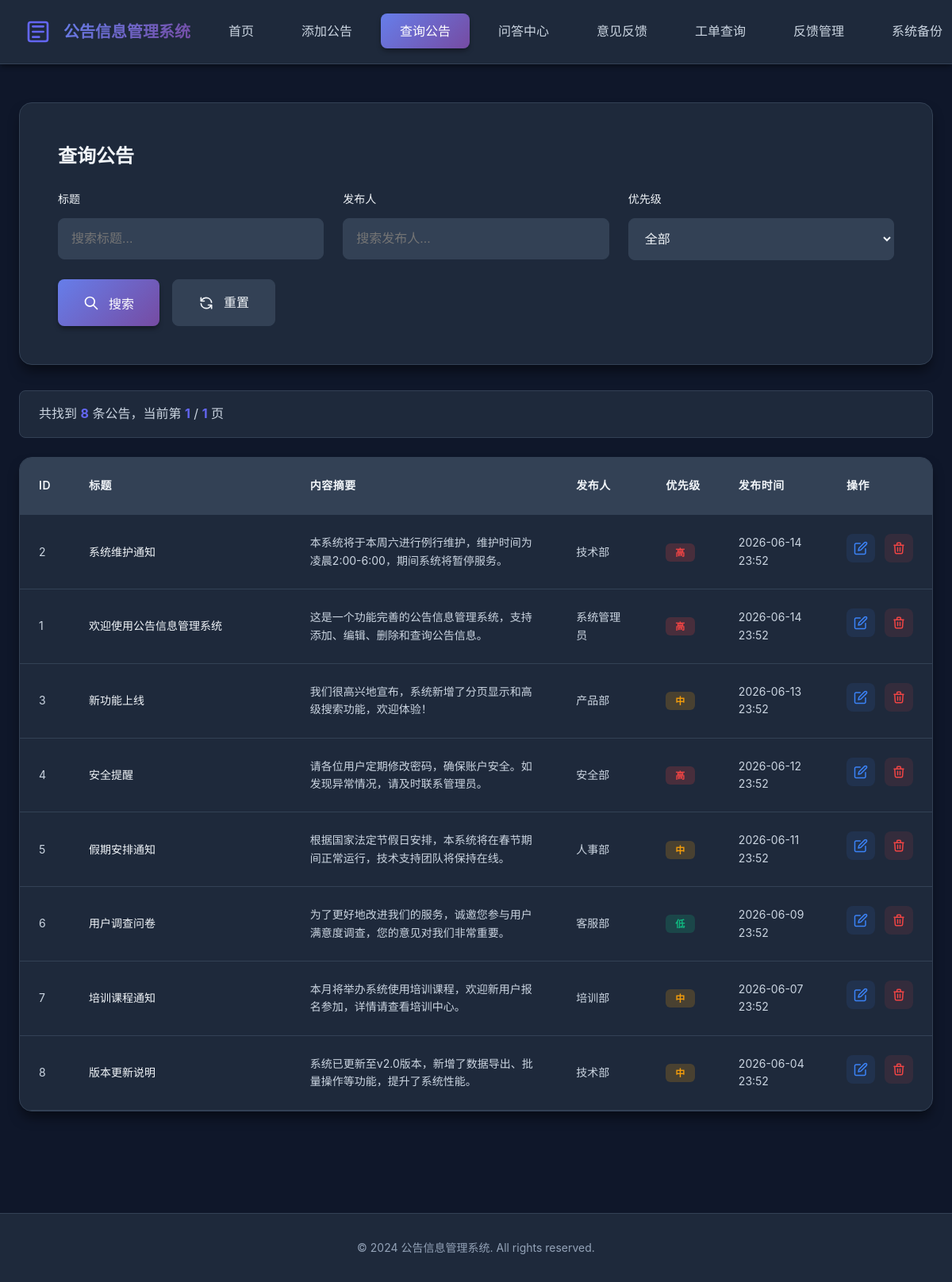
/search_notice.php, run on the app's committed database.
### tables this page shows
CREATE TABLE IF NOT EXISTS notices (
    id INT AUTO_INCREMENT PRIMARY KEY,
    title VARCHAR(255) NOT NULL COMMENT '公告标题',
    content TEXT NOT NULL COMMENT '公告内容',
    author VARCHAR(100) NOT NULL COMMENT '发布人',
    publish_date DATETIME DEFAULT CURRENT_TIMESTAMP COMMENT '发布时间',
    update_date DATETIME DEFAULT CURRENT_TIMESTAMP ON UPDATE CURRENT_TIMESTAMP COMMENT '更新时间',
    status ENUM('published', 'draft') DEFAULT 'published' COMMENT '状态',
    priority ENUM('high', 'medium', 'low') DEFAULT 'medium' COMMENT '优先级',
    views INT DEFAULT 0 COMMENT '浏览次数',
    INDEX idx_publish_date (publish_date),
    INDEX idx_status (status)
);

### www/search_notice.php (the view, shortened to what this page needs)
<!DOCTYPE html>
<html lang="zh-CN">
<head>
    <link rel="stylesheet" href="style.css">
</head>
<body>
    <?php
    $page = isset($_GET['page']) ? intval($_GET['page']) : 1;
    $per_page = 8;
    $offset = ($page - 1) * $per_page;
    $search_title = isset($_GET['search_title']) ? sanitize($_GET['search_title']) : '';
    $search_author = isset($_GET['search_author']) ? sanitize($_GET['search_author']) : '';
    $search_priority = isset($_GET['search_priority']) ? sanitize($_GET['search_priority']) : '';
    $conn = getConnection();
    $where_clauses = [];
    $params = [];
    $types = '';
    $where_sql = !empty($where_clauses) ? "WHERE " . implode(" AND ", $where_clauses) : "";
    $count_sql = "SELECT COUNT(*) as total FROM notices $where_sql";
    if (!empty($params)) {
        $count_stmt = $conn->prepare($count_sql);
        $count_stmt->bind_param($types, ...$params);
        $count_stmt->execute();
        $total_result = $count_stmt->get_result();
        $total_records = $total_result->fetch_assoc()['total'];
        $count_stmt->close();
    } else {
        $total_result = $conn->query($count_sql);
        $total_records = $total_result->fetch_assoc()['total'];
    }
    $total_pages = ceil($total_records / $per_page);
    $sql = "SELECT * FROM notices $where_sql ORDER BY publish_date DESC LIMIT ? OFFSET ?";
    $params[] = $per_page;
    $params[] = $offset;
    $types .= 'ii';
    $stmt = $conn->prepare($sql);
    if (!empty($types)) {
        $stmt->bind_param($types, ...$params);
    }
    $stmt->execute();
    $result = $stmt->get_result();
    ?>
    <nav class="navbar">
        <div class="container">
            <div class="nav-brand">
                <h1>公告信息管理系统</h1>
            </div>
            <ul class="nav-menu">
                <li><a href="index.php">首页</a></li>
                <li><a href="add_notice.php">添加公告</a></li>
                <li><a href="search_notice.php" class="active">查询公告</a></li>
                <li><a href="qa_center.php">问答中心</a></li>
                <li><a href="feedback.php">意见反馈</a></li>
                <li><a href="feedback_query.php">工单查询</a></li>
                <li><a href="feedback_admin.php">反馈管理</a></li>
                <li><a href="system_backup.php">系统备份</a></li>
            </ul>
        </div>
    </nav>
    <div class="container">
        <div class="main-content">
            <div class="search-container">
                <h2>查询公告</h2>
                <form method="GET" action="" class="search-form">
                    <div class="search-fields">
                        <div class="search-field">
                            <label for="search_title">标题</label>
                            <input type="text" id="search_title" name="search_title"
                                   value="<?php echo htmlspecialchars($search_title); ?>"
                                   placeholder="搜索标题...">
                        </div>
                        <div class="search-field">
                            <label for="search_author">发布人</label>
                            <input type="text" id="search_author" name="search_author"
                                   value="<?php echo htmlspecialchars($search_author); ?>"
                                   placeholder="搜索发布人...">
                        </div>
                        <div class="search-field">
                            <label for="search_priority">优先级</label>
                            <select id="search_priority" name="search_priority">
                                <option value="">全部</option>
                            </select>
                        </div>
                    </div>
                    <div class="search-actions">
                        <button type="submit" class="btn btn-primary">
                            <svg class="btn-icon" viewBox="0 0 24 24" fill="none" xmlns="http://www.w3.org/2000/svg">
                                <path d="M21 21L15 15M17 10C17 13.866 13.866 17 10 17C6.13401 17 3 13.866 3 10C3 6.13401 6.13401 3 10 3C13.866 3 17 6.13401 17 10Z" stroke="currentColor" stroke-width="2" stroke-linecap="round" stroke-linejoin="round"/>
                            </svg>
                            搜索
                        </button>
                        <a href="search_notice.php" class="btn btn-secondary">
                            重置
                        </a>
                    </div>
                </form>
            </div>
            <div class="results-info">
                <p>共找到 <strong><?php echo $total_records; ?></strong> 条公告，当前第 <strong><?php echo $page; ?></strong> / <strong><?php echo max(1, $total_pages); ?></strong> 页</p>
            </div>
            <div class="notices-table-container">
                <?php if ($result->num_rows > 0): ?>
                <table class="notices-table">
                    <thead>
                        <tr>
                            <th width="5%">ID</th>
                            <th width="25%">标题</th>
                            <th width="30%">内容摘要</th>
                            <th width="10%">发布人</th>
                            <th width="8%">优先级</th>
                            <th width="12%">发布时间</th>
                            <th width="10%">操作</th>
                        </tr>
                    </thead>
                    <tbody>
                        <?php while($row = $result->fetch_assoc()): ?>
                        <tr>
                            <td><?php echo $row['id']; ?></td>
                            <td class="notice-title-cell">
                                <a href="notice_detail.php?id=<?php echo $row['id']; ?>" style="color:var(--text-primary);font-weight:500;text-decoration:none;transition:color 0.2s;" onmouseover="this.style.color='var(--primary-color)'" onmouseout="this.style.color='var(--text-primary)'"><?php echo htmlspecialchars($row['title']); ?></a>
                            </td>
                            <td class="notice-content-cell">
                                <?php
                                $content = htmlspecialchars($row['content']);
                                echo mb_substr($content, 0, 60, 'UTF-8') . (mb_strlen($content, 'UTF-8') > 60 ? '...' : '');
                                ?>
                            </td>
                            <td><?php echo htmlspecialchars($row['author']); ?></td>
                            <td>
                                <span class="priority-badge priority-<?php echo $row['priority']; ?>">
                                    <?php
                                    echo ['high' => '高', 'medium' => '中', 'low' => '低'][$row['priority']];
                                    ?>
                                </span>
                            </td>
                            <td><?php echo date('Y-m-d H:i', strtotime($row['publish_date'])); ?></td>
                            <td class="action-buttons">
                                <a href="add_notice.php?id=<?php echo $row['id']; ?>" class="btn-icon-action edit" title="编辑">
                                </a>
                                <a href="?delete=<?php echo $row['id']; ?>&page=<?php echo $page; ?><?php echo !empty($search_title) ? '&search_title=' . urlencode($search_title) : ''; ?><?php echo !empty($search_author) ? '&search_author=' . urlencode($search_author) : ''; ?><?php echo !empty($search_priority) ? '&search_priority=' . urlencode($search_priority) : ''; ?>"
                                   class="btn-icon-action delete"
                                   title="删除"
                                   onclick="return confirm('确定要删除这条公告吗？');">
                                </a>
                            </td>
                        </tr>
                        <?php endwhile; ?>
                    </tbody>
                </table>
                <?php endif; ?>
            </div>
        </div>
    </div>
    <footer class="footer">
        <div class="container">
            <p>&copy; 2024 公告信息管理系统. All rights reserved.</p>
        </div>
    </footer>
</body>
</html>

### data on the page
notices: id "2", title "系统维护通知", content "本系统将于本周六进行例行维护，维护时间为凌晨2:00-6:00，期间系统将暂停服务。", author "技术部", priority "高", publish_date "2026-06-14 23:52"
notices: id "1", title "欢迎使用公告信息管理系统", content "这是一个功能完善的公告信息管理系统，支持添加、编辑、删除和查询公告信息。", author "系统管理员", priority "高", publish_date "2026-06-14 23:52"
notices: id "3", title "新功能上线", content "我们很高兴地宣布，系统新增了分页显示和高级搜索功能，欢迎体验！", author "产品部", priority "中", publish_date "2026-06-13 23:52"
notices: id "4", title "安全提醒", content "请各位用户定期修改密码，确保账户安全。如发现异常情况，请及时联系管理员。", author "安全部", priority "高", publish_date "2026-06-12 23:52"
notices: id "5", title "假期安排通知", content "根据国家法定节假日安排，本系统将在春节期间正常运行，技术支持团队将保持在线。", author "人事部", priority "中", publish_date "2026-06-11 23:52"
notices: id "6", title "用户调查问卷", content "为了更好地改进我们的服务，诚邀您参与用户满意度调查，您的意见对我们非常重要。", author "客服部", priority "低", publish_date "2026-06-09 23:52"
notices: id "7", title "培训课程通知", content "本月将举办系统使用培训课程，欢迎新用户报名参加，详情请查看培训中心。", author "培训部", priority "中", publish_date "2026-06-07 23:52"
notices: id "8", title "版本更新说明", content "系统已更新至v2.0版本，新增了数据导出、批量操作等功能，提升了系统性能。", author "技术部", priority "中", publish_date "2026-06-04 23:52"

### other printed values
$total_records "8"
$page "1"
max(1, $total_pages) "1"
